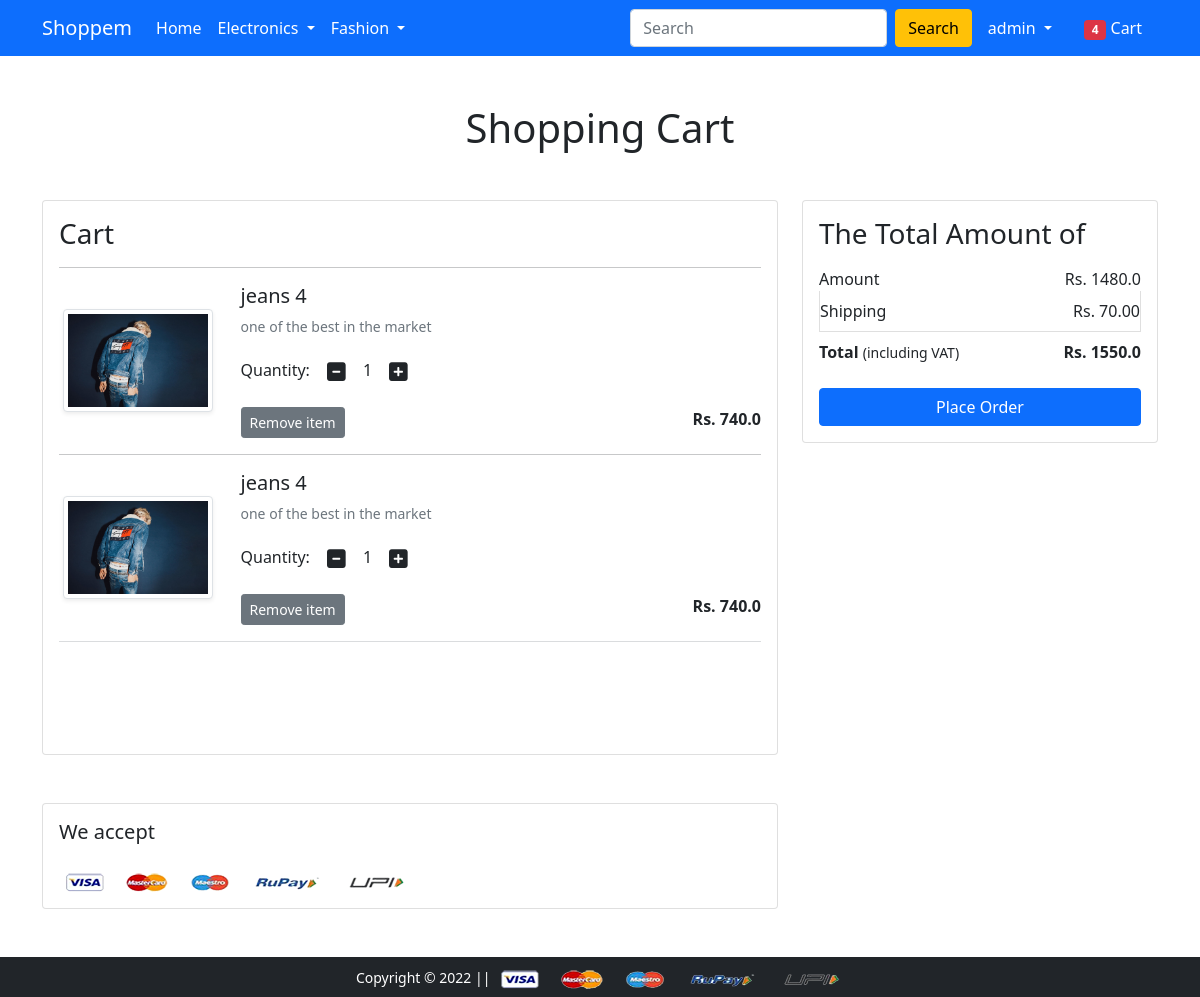
The app's page /cart/ (signed in) with its own data.
### app/models.py (models this page shows, shortened)
class Cart(models.Model):
    user=models.ForeignKey(User, on_delete=models.CASCADE)
    product=models.ForeignKey(Product, on_delete=models.CASCADE)
    quantity=models.PositiveIntegerField(default=1)
    class Meta:
        db_table="cart"

class Product(models.Model):
    title=models.CharField(max_length=100)
    selling_price=models.FloatField()
    discounted_price=models.FloatField()
    brand=models.CharField(max_length=100)
    description=models.TextField()
    category=models.CharField(choices=category_choices, max_length=30)
    product_image=models.ImageField(upload_to="productImages")
    class Meta:
        db_table="products"

### app/views.py (the view)
# urls.py: path('cart/', views.show_cart, name='showcart'),
@login_required
def show_cart(request):
    if request.user.is_authenticated:
        user=request.user
        cart=Cart.objects.filter(user=user)
        amount=0.0
        shipping_amount=70.0
        cart_product=[p for p in Cart.objects.all() if p.user==user]
        if cart_product:
            for p in cart_product:
                tempamount=p.product.discounted_price*p.quantity
                amount+=tempamount
                total_amount=amount+shipping_amount
            return render(request, 'app/addtocart.html', {"carts":cart, "total_amount": total_amount, "amount":amount})
        else:
            return render(request, "app/empty_cart.html")

### app/templates/app/addtocart.html (shortened to what this page needs)
{% extends 'app/base.html' %}
{% load static %}
{% block main-content %}
<div class="container my-5">
 <div class="row">
  <h1 class="text-center mb-5">Shopping Cart</h1>
  <div class="col-sm-8">
  <div class="card">
   <div class="card-body">
    <h3>Cart</h3>
    {% for cart in carts %}
    <hr>
    <div class="row">
     <div class="col-sm-3 text-center align-self-center"><img src="{{cart.product.product_image.url}}" alt="" srcset="" class="img-fluid img-thumbnail shadow-sm" height="150" width="150"> </div>
     <div class="col-sm-9">
      <div>
       <h5>{{cart.product.title}}</h5>
       <p class="mb-2 text-muted small">{{cart.product.description}}</p>
       <div class="my-3">
        <label for="quantity">Quantity:</label>
        <a class="minus-cart btn" pid="{{cart.product.id}}"><i class="fas fa-minus-square fa-lg"></i></a>
          <span id="quantity">{{cart.quantity}}</span>
        <a class="plus-cart btn" pid="{{cart.product.id}}"><i class="fas fa-plus-square fa-lg"></i></a>
       </div>
       <div class="d-flex justify-content-between">
        <a href="#" class="btn btn-sm btn-secondary mr-3 remove-cart" pid="{{cart.product.id}}">Remove item </a>
        <p class="mb-0"><span><strong>Rs. {{cart.product.discounted_price}}</strong></span></p>
       </div>
      </div>
     </div>
    </div>
    {% endfor %}
    <hr class="text-muted">
   </div>
   </div>
  </div>
  <div class="col-sm-4">
   <div class="card">
    <div class="card-body">
      <h3>The Total Amount of</h3>
      <ul class="list-group">
       <li class="list-group-item d-flex justify-content-between align-items-center border-0 px-0 pb-0">Amount<span>Rs. <span id="amount">{{amount}}</span></span></li>
       <li class="list-group-item d-flex justify-content-between align-items-center px-0">Shipping<span>Rs. 70.00</span></li>
       <li class="list-group-item d-flex justify-content-between align-items-center border-0 px-0 mb-3">
        <div>
           <strong>Total</strong> <small>(including VAT)</small>
         </div>
         <span><strong>Rs. <span id="totalamount">{{total_amount}}</span></strong></span>
       </li>
      </ul>
      <div class="d-grid"><a href="{% url 'checkout' %}" class="btn btn-primary">Place Order</a></div>
    </div>
   </div>
  </div>
 </div>
</div>
<div class="container">
 <div class="row">
  <div class="col-sm-8">
   <div class="card">
    <div class="card-body">
      <h5 class="mb-4">We accept</h5>
      <img src="{% static 'app/images/payment.png' %}" alt="" class="img-fluid">
    </div>
  </div>
  </div>
 </div>
</div>
{% endblock main-content %}

### app/templates/app/base.html (shortened to what this page needs)
<!doctype html>
{% load static %}
<html lang="en">
  <head>
    <link href="https://cdn.jsdelivr.net/npm/bootstrap@5.0.0-beta1/dist/css/bootstrap.min.css" rel="stylesheet">
    <link rel="stylesheet" href="{% static 'app/css/owl.carousel.min.css' %}">
    <link rel="stylesheet" href="{% static 'app/css/all.min.css' %}">
    <link rel="stylesheet" href="{% static 'app/css/style.css' %}">
  </head>
  <body>
    <nav class="navbar navbar-expand-lg navbar-dark bg-primary">
     <div class="container">
       <a class="navbar-brand" href="/">Shoppem</a>
       <div class="collapse navbar-collapse" id="navbarSupportedContent">
         <ul class="navbar-nav me-auto mb-2 mb-lg-0">
           <li class="nav-item">
             <a class="nav-link active" aria-current="page" href="/">Home</a>
           </li>
           <li class="nav-item dropdown">
             <a class="nav-link dropdown-toggle text-white" href="#" id="electronicsDropdown" role="button" data-bs-toggle="dropdown" aria-expanded="false">
               Electronics
             </a>
           </li>
           <li class="nav-item dropdown">
             <a class="nav-link dropdown-toggle text-white" href="#" id="fashionDropdown" role="button" data-bs-toggle="dropdown" aria-expanded="false">
               Fashion
             </a>
           </li>
         </ul>
         <form class="d-flex">
           <input class="form-control me-2" type="search" placeholder="Search" aria-label="Search">
           <button class="btn btn-warning" type="submit">Search</button>
         </form>
         <div>
          <ul class="navbar-nav me-auto mb-2 mb-lg-0">
            {% if request.user.is_authenticated %}
           <li class="nav-item dropdown mx-2">
              <a class="nav-link dropdown-toggle text-white" href="#" id="profileDropdown" role="button" data-bs-toggle="dropdown" aria-expanded="false">
                {{request.user}}
              </a>
            </li>
            <li class="nav-item mx-2">
             <a href="{% url 'showcart' %}" class="nav-link text-white"><span class="badge bg-danger">4</span> Cart </a>
            </li>
            {% endif %}
          </ul>
         </div>
       </div>
     </div>
    </nav>
    {% block main-content %} {% endblock main-content %}
    <footer class="container-fluid bg-dark text-center p-2 mt-5">
        <small class="text-white">Copyright &copy; 2022 || </small>
        <img src="{% static 'app/images/payment.png' %}" alt="" srcset="" class="img-fluid" height="2px">
    </footer>
  </body>
</html>

### records on screen
Cart: product.product_image (picture), product "jeans 4", product.description "one of the best in the market", quantity "1", product.discounted_price "740.0"
Cart: product.product_image (picture), product "jeans 4", product.description "one of the best in the market", quantity "1", product.discounted_price "740.0"

### other values on screen
{{ request.user }} "admin"
{{ amount }} "1480.0"
{{ total_amount }} "1550.0"
